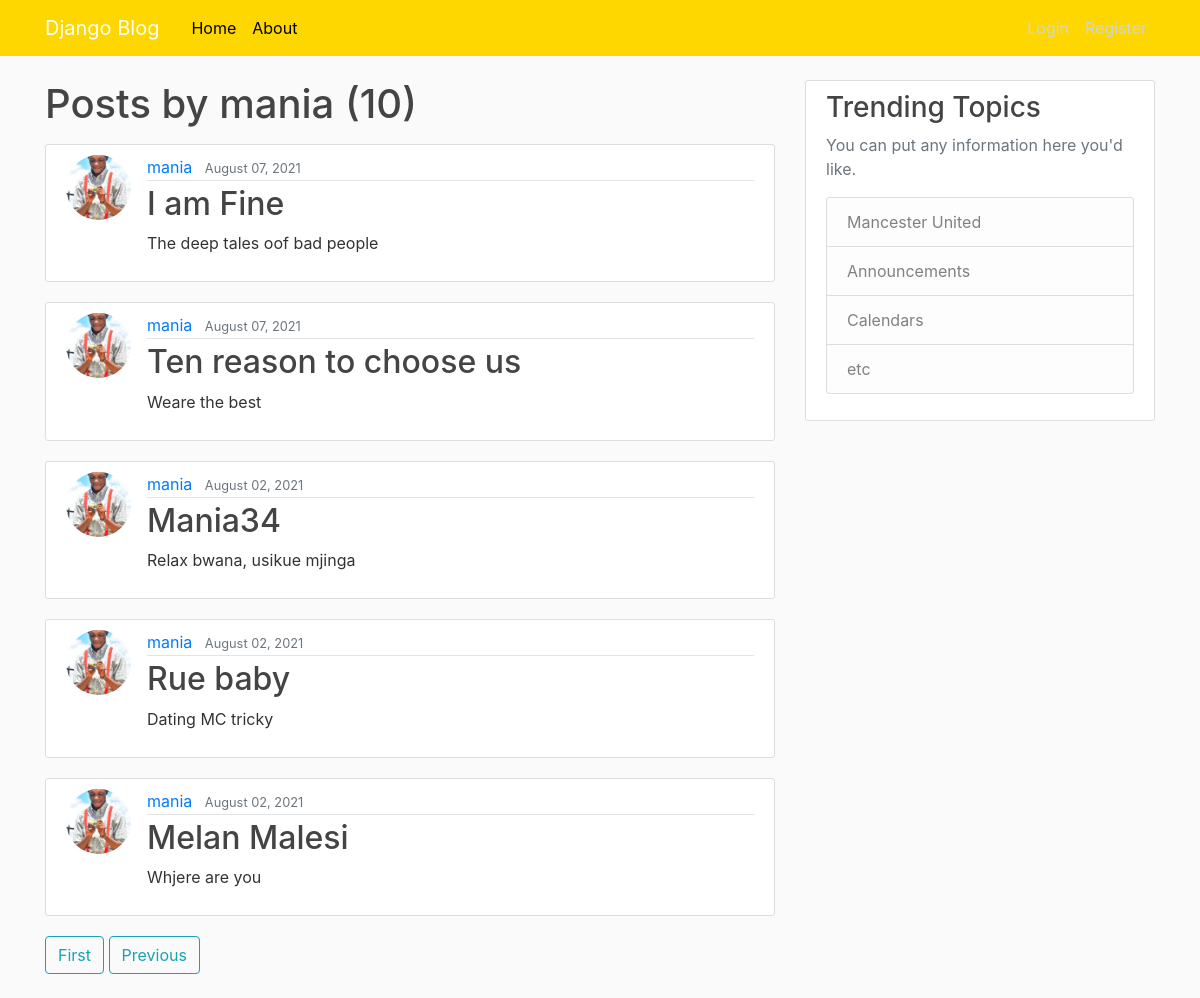
Screenshot of /user/mania?page=2 with the database file from the repository.
### blog/models.py (models this page shows, shortened)
class Post(models.Model):
    title = models.CharField(max_length=100)
    content = models.TextField()
    date_posted = models.DateTimeField(default=timezone.now)
    author = models.ForeignKey(User, on_delete=models.CASCADE)

### users/models.py (models this page shows, shortened)
class Profile(models.Model):
    user = models.OneToOneField(User, on_delete=models.CASCADE)
    image = models.ImageField(default='default.jpg', upload_to='profile_pics')

### blog/views.py (the view)
# urls.py: path('user/<str:username>', UserPostListView.as_view(), name='user-post'),
class UserPostListView(ListView):
    model = Post
    template_name = 'blog/user_post.html'
    context_object_name = 'posts'
    ordering = ['-date_posted']
    paginate_by = 5
    def get_queryset(self):
        user = get_object_or_404(User, username=self.kwargs.get('username'))
        return Post.objects.filter(author=user).order_by('-date_posted')

### blog/templates/blog/user_post.html (shortened to what this page needs)
{%extends 'blog/base.html' %}
{%block content%}
<h1 class="mb-3"> Posts by {{view.kwargs.username}}  ({{page_obj.paginator.count}})</h1>
{% for post in posts%}
<article class="media content-section">
    <img class="rounded-circle article-img" src="{{post.author.profile.image.url}}" />
    <div class="media-body">
        <div class="article-metadata">
            <a class="mr-2" href="{% url 'user-post' post.author.username%}">{{ post.author }}</a>
            <small class="text-muted">{{ post.date_posted|date:"F d, Y" }}</small>
        </div>
        <h2><a class="article-title" href="{% url 'post_detail'  post.id%}">{{ post.title }}</a></h2>
        <p class="article-content">{{ post.content }}</p>
    </div>
</article>
{%endfor %}
{% if is_paginated%}
{% if page_obj.has_previous %}
<a class="btn btn-outline-info mb-4" href="?page=1">First</a>
<a class="btn btn-outline-info mb-4" href="?page={{ page_obj.previous_page_number }}">Previous</a>
{% endif %}
{% endif %}
{%endblock content %}

### blog/static/blog/main.css (style rules this page uses)
body { background: #fafafa; color: #333333; margin-top: 5rem; }
h1, h2, h3, h4, h5, h6 { color: #444444; }
.content-section { background: #ffffff; padding: 10px 20px; border: 1px solid #dddddd; border-radius: 3px; margin-bottom: 20px; }
.article-title { color: #444444; }
.article-content { white-space: pre-line; }
.article-img { height: 65px; width: 65px; margin-right: 16px; }
.article-metadata { padding-bottom: 1px; margin-bottom: 4px; border-bottom: 1px solid #e3e3e3; }

### rows the page displays
Post: author.profile.image (picture), author "mania", date_posted "August 07, 2021", title "I am Fine", content "The deep tales oof bad people"
Post: author.profile.image (picture), author "mania", date_posted "August 07, 2021", title "Ten reason to choose us", content "Weare the best"
Post: author.profile.image (picture), author "mania", date_posted "August 02, 2021", title "Mania34", content "Relax bwana, usikue mjinga"
Post: author.profile.image (picture), author "mania", date_posted "August 02, 2021", title "Rue baby", content "Dating MC tricky"
Post: author.profile.image (picture), author "mania", date_posted "August 02, 2021", title "Melan Malesi", content "Whjere are you"

### other values shown
{{ view.kwargs.username }} "mania"
{{ page_obj.paginator.count }} "10"
